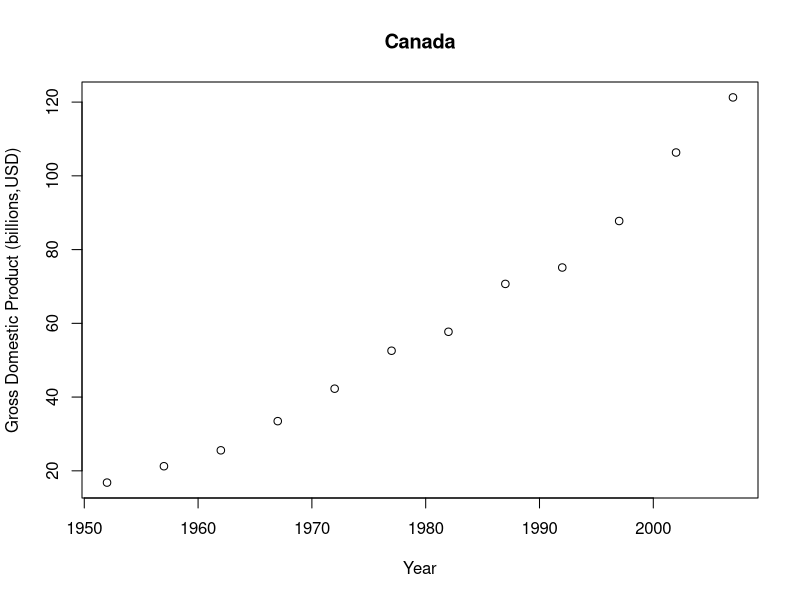
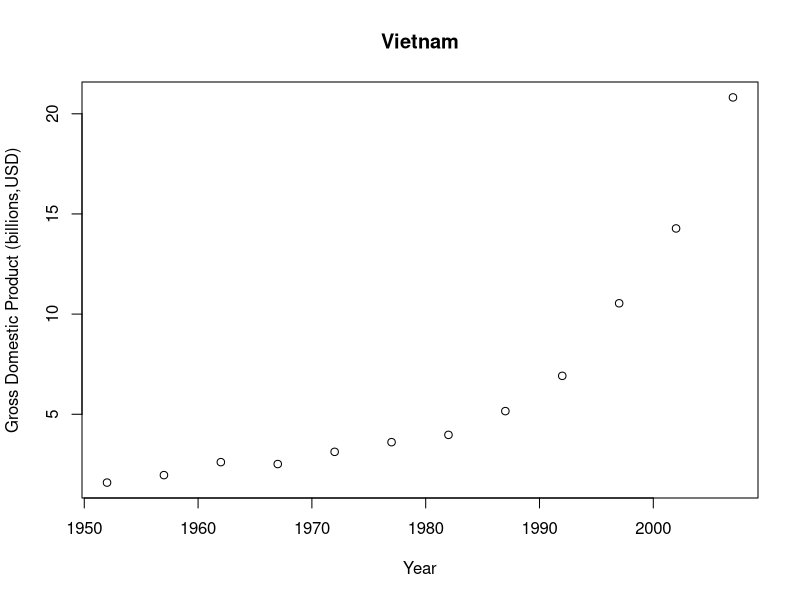
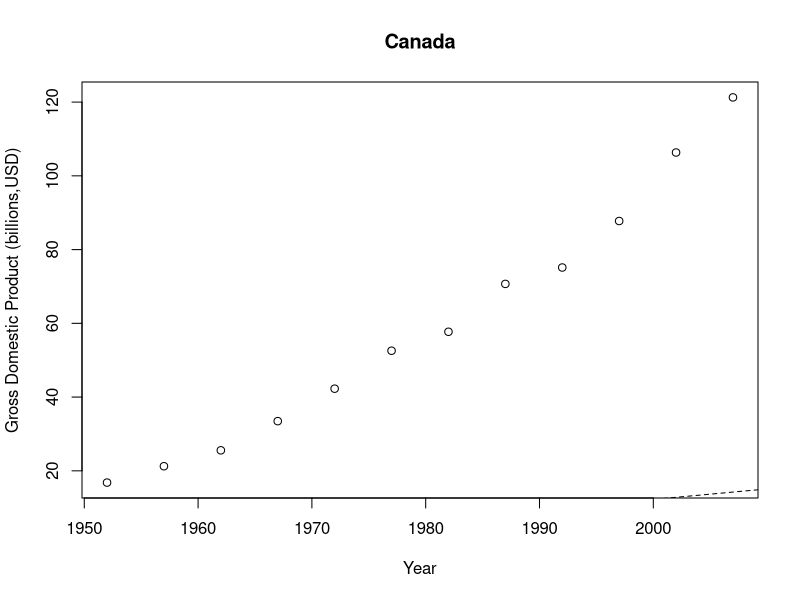
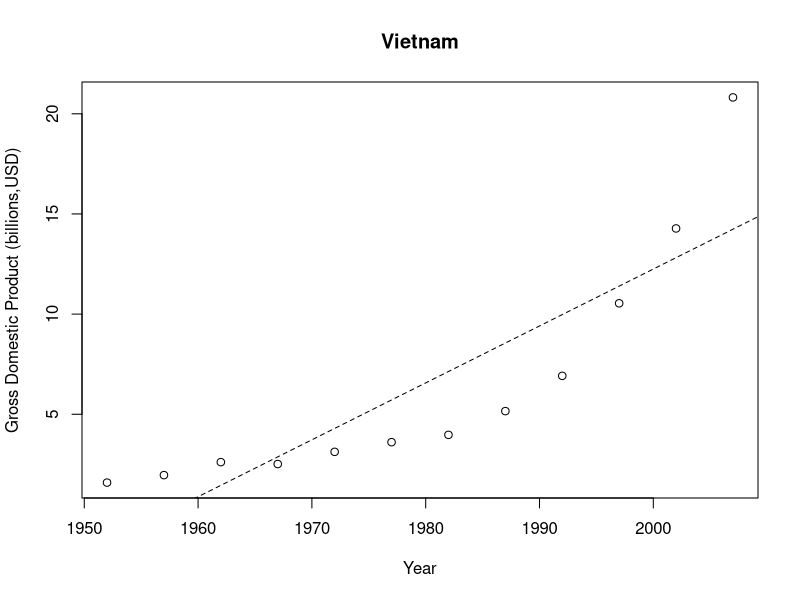

Reproduce these figures in R, in order.
##This is an example script.
##Author: Ian Breckheimer
##Updated: 10-1-2015

####Set Up Workspace####

##Installs required packages
install.packages(c("dplyr"))

##Load packages
library(dplyr)

##Load data.
gapminder <- read.csv("./data/gapminder.csv")

####Explore Data####

##Returns information about the data.
str(gapminder)

##Creates a subset of the data and a new variable.
canada <- filter(gapminder,country=="Canada")
canada <- mutate(canada,gdp=(gdpPercap*canada$pop)/1e10)

vietnam <- filter(gapminder,country=="Vietnam")
vietnam <- mutate(vietnam,gdp=(gdpPercap*vietnam$pop)/1e10)

##Plots it
plot(x=canada$year,y=canada$gdp,type = "p",
     xlab="Year",
     ylab="Gross Domestic Product (billions,USD)",
     main="Canada")

plot(x=vietnam$year,y=vietnam$gdp,type = "p",
     xlab="Year",
     ylab="Gross Domestic Product (billions,USD)",
     main="Vietnam")

####Analysis#####
model <- lm(gdp~year,data=canada)
summary(model)

model <- lm(gdp~year,data=vietnam)
summary(model)

####Make Figures#####
pdf("./plots/Fig1_Canada_GDP.pdf",width=5,height=5)
plot(x=canada$year,y=canada$gdp,type = "p",
     xlab="Year",
     ylab="Gross Domestic Product (billions,USD)",
     main="Canada")
abline(model,lty=2)
dev.off()

pdf("./plots/Fig1_Vietnam_GDP.pdf",width=5,height=5)
plot(x=vietnam$year,y=vietnam$gdp,type = "p",
     xlab="Year",
     ylab="Gross Domestic Product (billions,USD)",
     main="Vietnam")
abline(model,lty=2)
dev.off()

